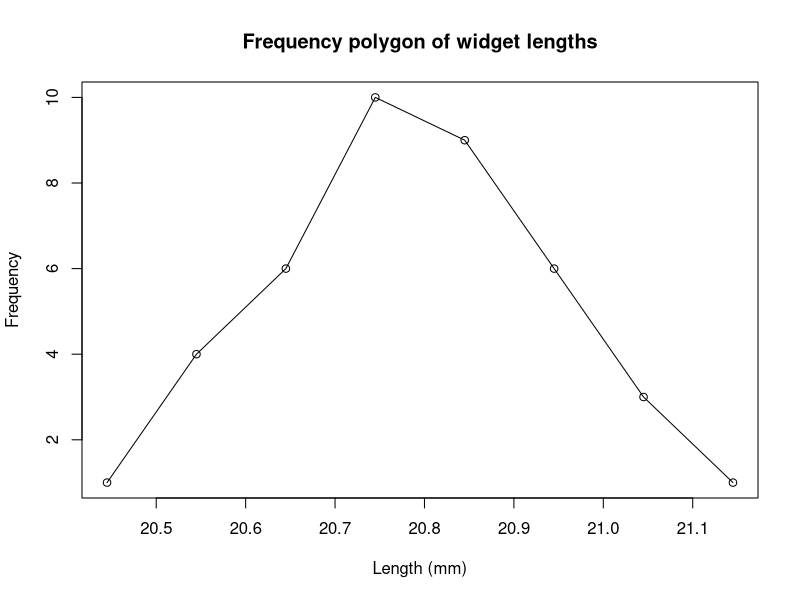
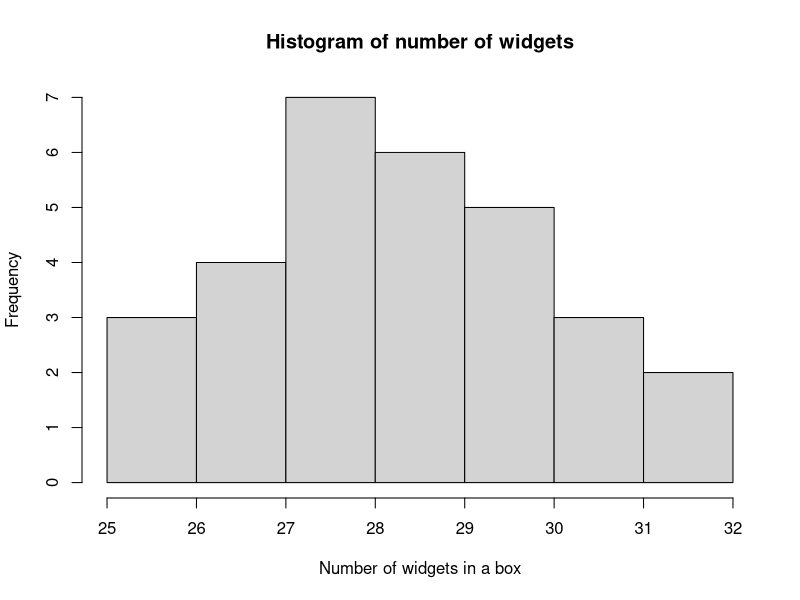
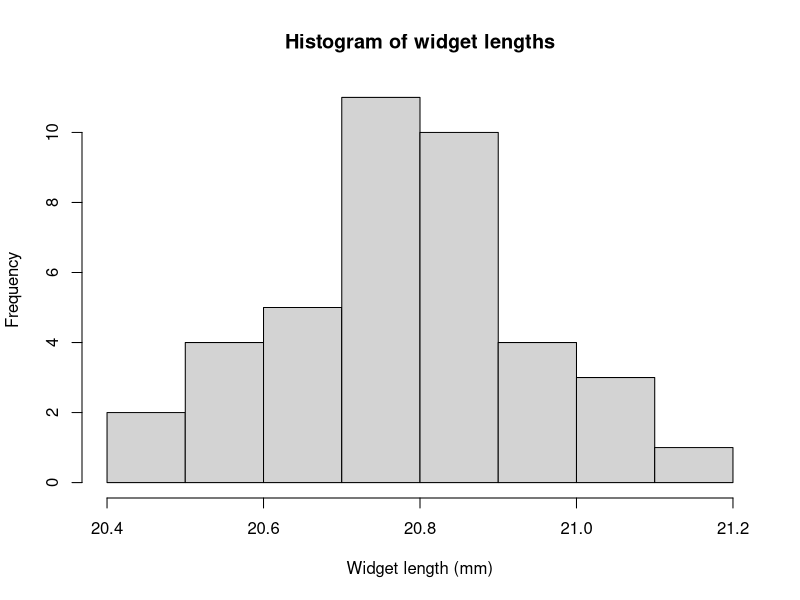
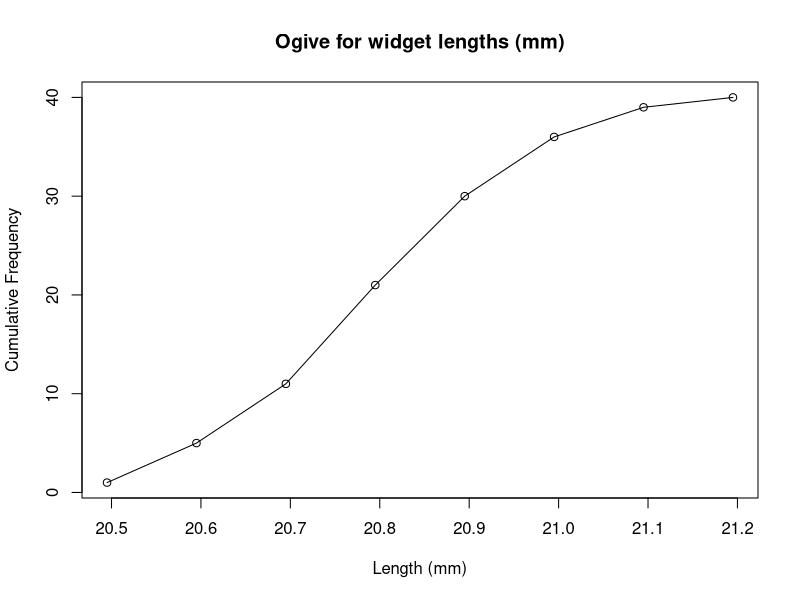
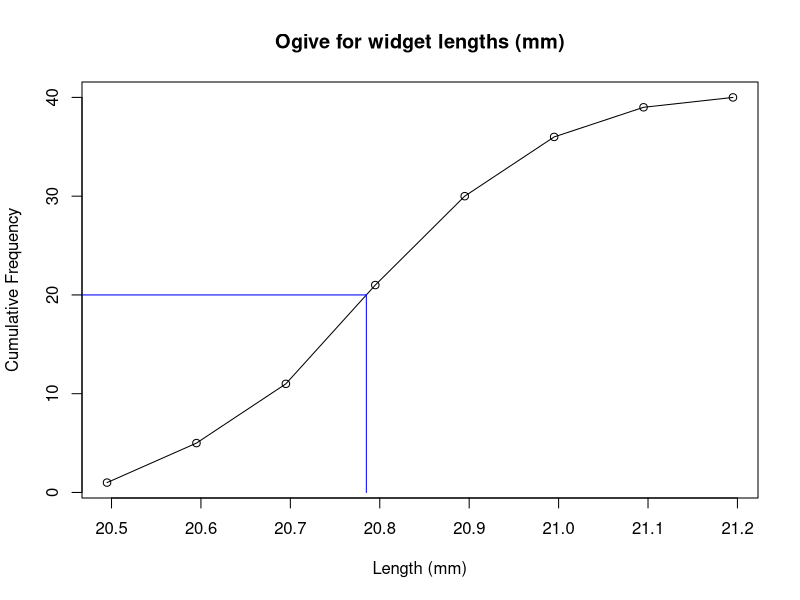
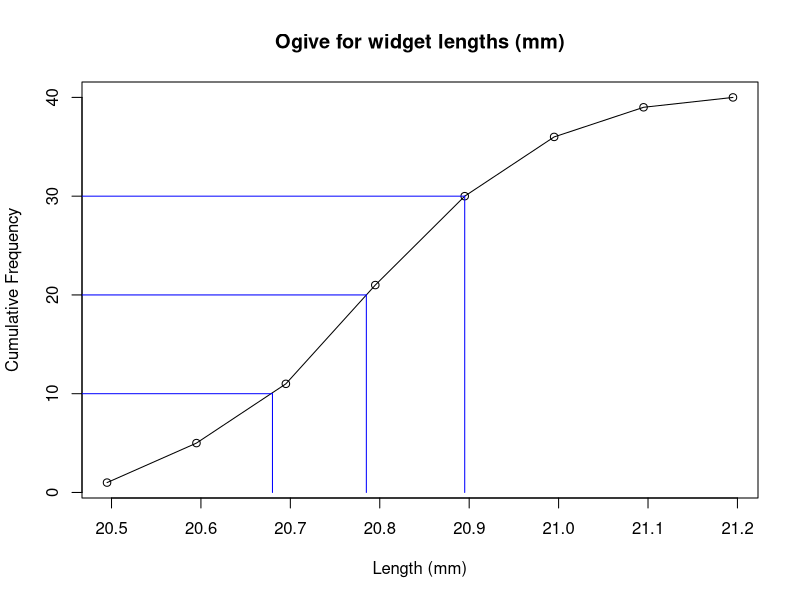
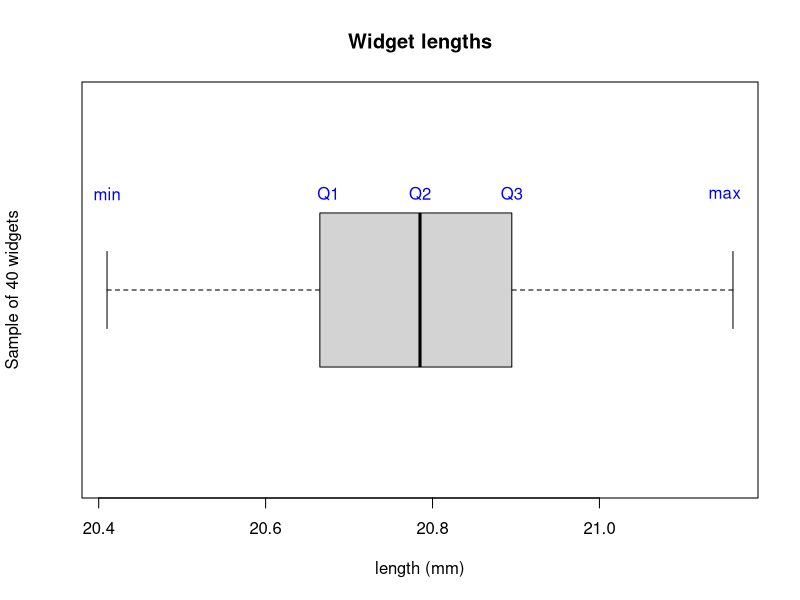

Here is the R script that generated these plots, in order:
## ---- chunk 1
y <- c(1,4,6,10,9,6,3,1)
x <- c(20.445,20.545,20.645,20.745,20.845,20.945,21.045,21.145)
plot(x,y, main = "Frequency polygon of widget lengths", xlab="Length (mm)", ylab="Frequency")
lines(x,y)
## ---- chunk 2
y <- c(25,26,26,27,27,27,27,28,28,28,28,28,28,28,29,29,29,29,29,29,30,30,30,30,30,31,31,31,32,32)
hist(y, main = "Histogram of number of widgets", xlab = "Number of widgets in a box", ylab="Frequency")
## ---- chunk 3
y <- c(20.9,20.57,20.86,20.74,20.82,20.63,20.53,20.89,20.75,20.65,20.71,21.03,20.72,20.41,20.94,20.75,20.79,20.65,21.08,20.89,20.5,20.88,20.97,20.78,20.61,20.92,21.07,21.16,20.8,20.77,20.82,20.72,20.6,20.9,20.86,20.68,20.75,20.88,20.56,20.94)
hist(y, main = "Histogram of widget lengths", xlab = "Widget length (mm)", ylab="Frequency", breaks = c(20.4,20.5,20.6,20.7,20.8,20.9,21.0,21.1,21.2))
## ---- chunk 4
x <- c(20.495,20.595,20.695,20.795,20.895,20.995,21.095,21.195)
y <- c(1,5,11,21,30,36,39,40)
plot(x,y, main = "Ogive for widget lengths (mm)", xlab = "Length (mm)", ylab = "Cumulative Frequency")
lines(x,y)
## ---- chunk 5
x <- c(20.495,20.595,20.695,20.795,20.895,20.995,21.095,21.195)
y <- c(1,5,11,21,30,36,39,40)
plot(x,y, main = "Ogive for widget lengths (mm)", xlab = "Length (mm)", ylab = "Cumulative Frequency")
lines(x,y)
lines(c(0,20.785),c(20,20), col = "blue")
lines(c(20.785,20.785),c(20,0), col = "blue")
## ---- chunk 6
x <- c(20.495,20.595,20.695,20.795,20.895,20.995,21.095,21.195)
y <- c(1,5,11,21,30,36,39,40)
plot(x,y, main = "Ogive for widget lengths (mm)", xlab = "Length (mm)", ylab = "Cumulative Frequency")
lines(x,y)
lines(c(0,20.785),c(20,20), col = "blue")
lines(c(20.785,20.785),c(20,0), col = "blue")
lines(c(0,20.68),c(10,10), col = "blue")
lines(c(20.68,20.68),c(10,0), col = "blue")
lines(c(0,20.895),c(30,30), col = "blue")
lines(c(20.895,20.895),c(30,0), col = "blue")
## ---- chunk 7
y <- c(20.9,20.57,20.86,20.74,20.82,20.63,20.53,20.89,20.75,20.65,20.71,21.03,20.72,20.41,20.94,20.75,20.79,20.65,21.08,20.89,20.5,20.88,20.97,20.78,20.61,20.92,21.07,21.16,20.8,20.77,20.82,20.72,20.6,20.9,20.86,20.68,20.75,20.88,20.56,20.94)
boxplot(y, main = "Widget lengths", xlab = "length (mm)", ylab = "Sample of 40 widgets", horizontal = TRUE)
text(c(20.675,20.785,20.895,20.41,21.15),c(1.25), c("Q1","Q2","Q3","min","max"),col = "blue")
